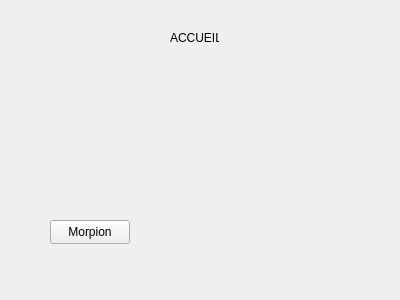
<?xml version="1.0" encoding="UTF-8"?>
<ui version="4.0">
 <class>accueil</class>
 <widget class="QWidget" name="accueil">
  <property name="geometry">
   <rect>
    <x>0</x>
    <y>0</y>
    <width>400</width>
    <height>300</height>
   </rect>
  </property>
  <property name="windowTitle">
   <string>Form</string>
  </property>
  <widget class="QLabel" name="label">
   <property name="geometry">
    <rect>
     <x>170</x>
     <y>30</y>
     <width>49</width>
     <height>16</height>
    </rect>
   </property>
   <property name="text">
    <string>ACCUEIL</string>
   </property>
  </widget>
  <widget class="QPushButton" name="morpionButton">
   <property name="geometry">
    <rect>
     <x>50</x>
     <y>220</y>
     <width>80</width>
     <height>24</height>
    </rect>
   </property>
   <property name="text">
    <string>Morpion</string>
   </property>
  </widget>
 </widget>
 <resources/>
 <connections/>
</ui>
